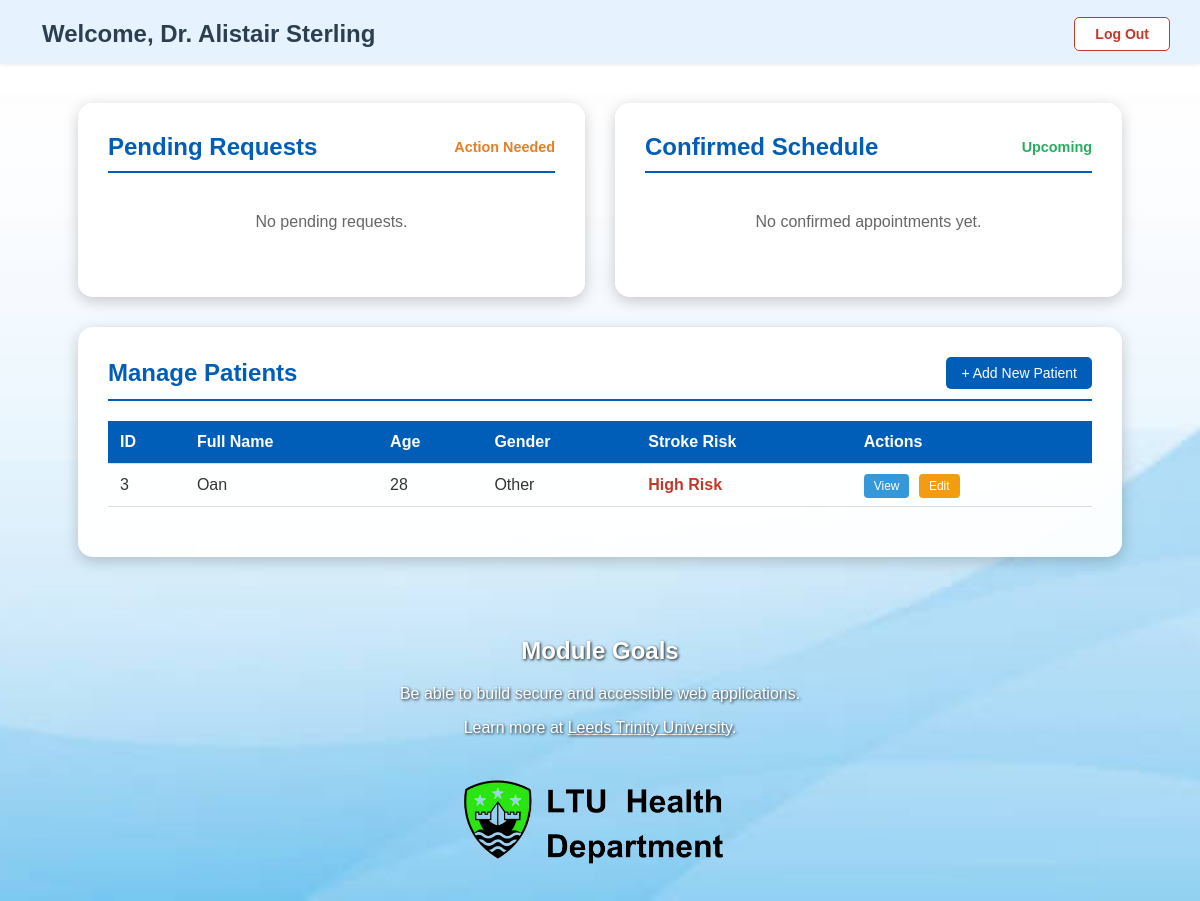
Before: /doctor-dashboard (signed in) with the older database file.
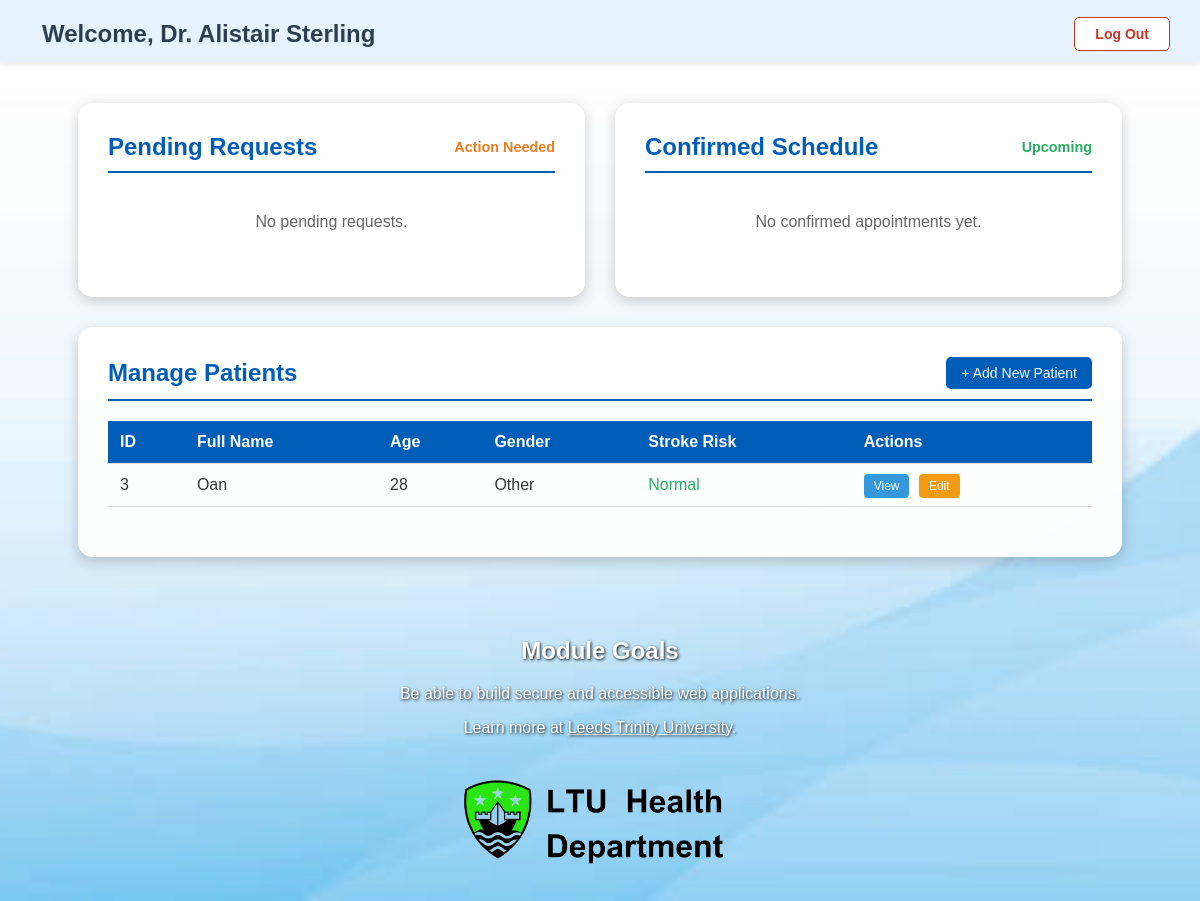
After: the same page with the newer database file.
### tables this page shows
CREATE TABLE patients (
            id INTEGER PRIMARY KEY AUTOINCREMENT,
            fullname TEXT NOT NULL,
            email TEXT UNIQUE NOT NULL,
            nhs_number TEXT,
            password_hash TEXT NOT NULL,
            role TEXT DEFAULT 'patient',

            -- Medical Data for Risk Calculation
            age INTEGER DEFAULT 0,
            gender TEXT DEFAULT 'Other',
            hypertension INTEGER DEFAULT 0,
            heart_disease INTEGER DEFAULT 0,
            avg_glucose_level REAL DEFAULT 0.0,
            bmi REAL DEFAULT 0.0,
            smoking_status TEXT DEFAULT 'Unknown',
            stroke_risk_score INTEGER DEFAULT 0
        );

### app.py (the view)
@app.route('/doctor-dashboard')
def doctor_dashboard():
    if session.get('role') != 'doctor': return redirect(url_for('login_page'))
    conn = get_db()
    pts = conn.execute("SELECT * FROM patients WHERE role = 'patient'").fetchall()
    try:
        pending = conn.execute(
            "SELECT a.*, p.fullname as patient_name FROM appointments a JOIN patients p ON a.patient_id = p.id WHERE a.doctor_id = ? AND a.status = 'Pending'",
            (session['user_id'],)).fetchall()
        confirmed = conn.execute(
            "SELECT a.*, p.fullname as patient_name FROM appointments a JOIN patients p ON a.patient_id = p.id WHERE a.doctor_id = ? AND a.status = 'Approved' ORDER BY a.appointment_date",
            (session['user_id'],)).fetchall()
    except:
        pending, confirmed = [], []
    conn.close()
    return render_template('doctor_dashboard.html', patients=pts, pending_appointments=pending,
                           confirmed_appointments=confirmed, doctor_name=session['fullname'])

### app.py (called while the page is built)
def get_db():
    conn = sqlite3.connect(DATABASE)
    conn.row_factory = sqlite3.Row
    return conn

@app.after_request
def add_security_headers(response):
    response.headers['X-Content-Type-Options'] = 'nosniff'
    response.headers['X-Frame-Options'] = 'SAMEORIGIN'
    response.headers['X-XSS-Protection'] = '1; mode=block'
    return response

### templates/doctor_dashboard.html (shortened to what the changed rows need)
<!DOCTYPE html>
<html lang="en">
<head>
</head>
<body>
    <header class="header-wrapper">
        <div class="welcome-container">
            <h1>Welcome, {{ doctor_name }}</h1>
        </div>
        </header>
    <div class="main-content-wrapper">
        <div class="top-row-grid">
            <div class="dashboard-card half-width">
                <div class="dashboard-header">
                    <h2>Pending Requests</h2>
                </div>
            </div>
            <div class="dashboard-card half-width">
                <div class="dashboard-header">
                    <h2>Confirmed Schedule</h2>
                </div>
            </div>
        </div>
        <div class="dashboard-card full-width">
            <div class="dashboard-header">
                <h2>Manage Patients</h2>
            </div>
            {% if patients %}
            <table>
                <thead>
                    <tr>
                        <th>ID</th>
                        <th>Full Name</th>
                        <th>Age</th>
                        <th>Gender</th>
                        <th>Stroke Risk</th>
                        <th>Actions</th>
                    </tr>
                </thead>
                <tbody>
                    {% for patient in patients %}
                    <tr>
                        <td>{{ patient.id }}</td>
                        <td>{{ patient.fullname }}</td>
                        <td>{{ patient.age }}</td>
                        <td>{{ patient.gender }}</td>
                        <td>
                            {% if patient.hypertension == 1 or patient.heart_disease == 1 %}
                                <span style="color: #c0392b; font-weight: bold;">High Risk</span>
                            {% else %}
                                <span style="color: #27ae60;">Normal</span>
                            {% endif %}
                        </td>
                        <td>
                            <a href="#" class="action-btn btn-view">View</a>
                            <a href="#" class="action-btn btn-edit">Edit</a>
                        </td>
                    </tr>
                    {% endfor %}
                </tbody>
            </table>
            {% else %}
                <p style="text-align: center; color: #666; padding: 20px;">No patients found in the database.</p>
            {% endif %}
        </div>
    </div>
    <div class="bottom-compartment">
        <h2>Module Goals</h2>
    </div>
</body>
</html>

Changed rows visible on the page:
changed patients "Oan": hypertension "High Risk" → "Normal"
